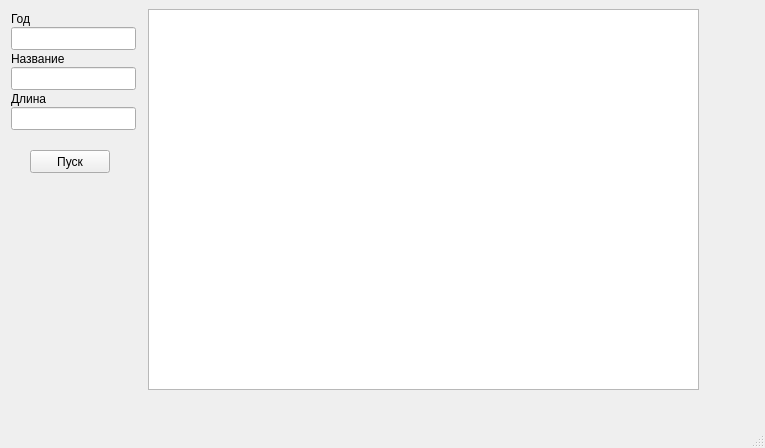
<?xml version="1.0" encoding="UTF-8"?>
<ui version="4.0">
 <class>MainWindow</class>
 <widget class="QMainWindow" name="MainWindow">
  <property name="geometry">
   <rect>
    <x>0</x>
    <y>0</y>
    <width>765</width>
    <height>448</height>
   </rect>
  </property>
  <property name="windowTitle">
   <string>MainWindow</string>
  </property>
  <widget class="QWidget" name="centralwidget">
   <widget class="QLabel" name="label">
    <property name="geometry">
     <rect>
      <x>11</x>
      <y>11</y>
      <width>23</width>
      <height>16</height>
     </rect>
    </property>
    <property name="text">
     <string>Год</string>
    </property>
   </widget>
   <widget class="QLabel" name="label_2">
    <property name="geometry">
     <rect>
      <x>11</x>
      <y>51</y>
      <width>61</width>
      <height>16</height>
     </rect>
    </property>
    <property name="text">
     <string>Название</string>
    </property>
   </widget>
   <widget class="QLabel" name="label_3">
    <property name="geometry">
     <rect>
      <x>11</x>
      <y>91</y>
      <width>41</width>
      <height>16</height>
     </rect>
    </property>
    <property name="text">
     <string>Длина</string>
    </property>
   </widget>
   <widget class="QPushButton" name="pushButton">
    <property name="geometry">
     <rect>
      <x>30</x>
      <y>150</y>
      <width>80</width>
      <height>23</height>
     </rect>
    </property>
    <property name="text">
     <string>Пуск</string>
    </property>
   </widget>
   <widget class="QLineEdit" name="lineEdit">
    <property name="geometry">
     <rect>
      <x>11</x>
      <y>107</y>
      <width>125</width>
      <height>23</height>
     </rect>
    </property>
   </widget>
   <widget class="QLineEdit" name="lineEdit_2">
    <property name="geometry">
     <rect>
      <x>11</x>
      <y>67</y>
      <width>125</width>
      <height>23</height>
     </rect>
    </property>
   </widget>
   <widget class="QLineEdit" name="lineEdit_3">
    <property name="geometry">
     <rect>
      <x>11</x>
      <y>27</y>
      <width>125</width>
      <height>23</height>
     </rect>
    </property>
   </widget>
   <widget class="QTableView" name="tableView">
    <property name="geometry">
     <rect>
      <x>148</x>
      <y>9</y>
      <width>551</width>
      <height>381</height>
     </rect>
    </property>
    <property name="minimumSize">
     <size>
      <width>551</width>
      <height>381</height>
     </size>
    </property>
   </widget>
  </widget>
  <widget class="QMenuBar" name="menubar">
   <property name="geometry">
    <rect>
     <x>0</x>
     <y>0</y>
     <width>765</width>
     <height>20</height>
    </rect>
   </property>
  </widget>
  <widget class="QStatusBar" name="statusbar"/>
 </widget>
 <resources/>
 <connections/>
</ui>
